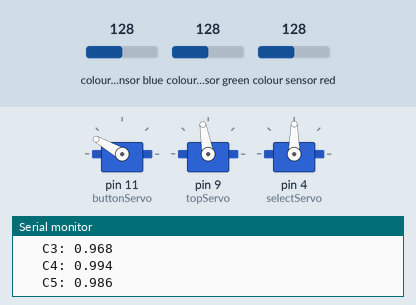
A sketch run on a simulated Arduino Uno, built with avr-gcc and run on an emulated ATmega328P. On the bench: 3 × servo, the last lines printed to the serial monitor. The test bench sets the inputs (shaded band); at power-on: colour sensor blue 128, colour sensor green 128, colour sensor red 128.

Above: at 1.29 s.
1.7 s: colour sensor blue set to 123
At 2.47 s:
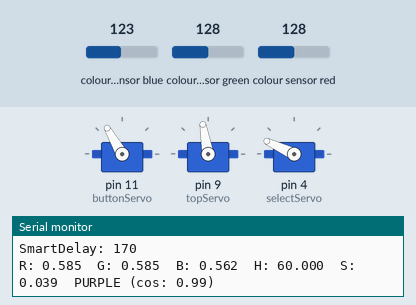
4.7 s: colour sensor green set to 118
At 5.41 s:
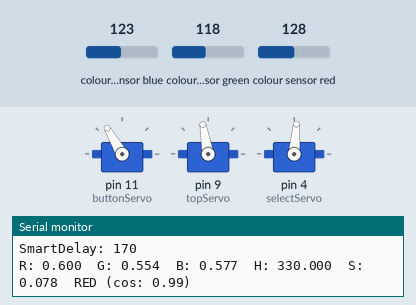
7.7 s: colour sensor red set to 153
10.7 s: colour sensor red set to 159
At 10.9 s:
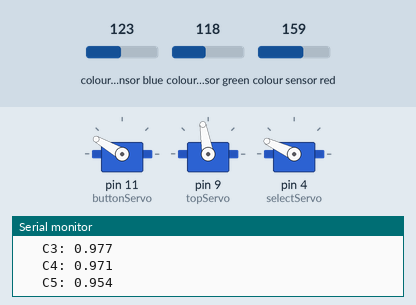
13.7 s: colour sensor blue set to 5
At 14.2 s:
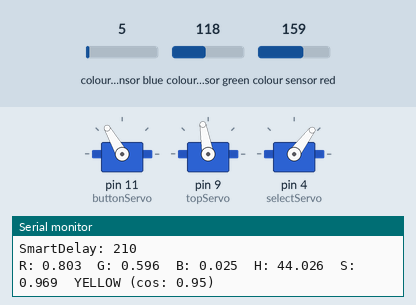
16.7 s: colour sensor red set to 5
At 17.14 s:
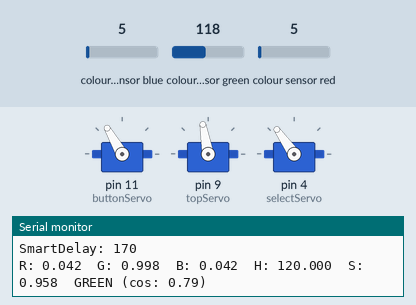
Timing chart, 0 to 20.7 s (numbered marks = the images above; inputs shaded):
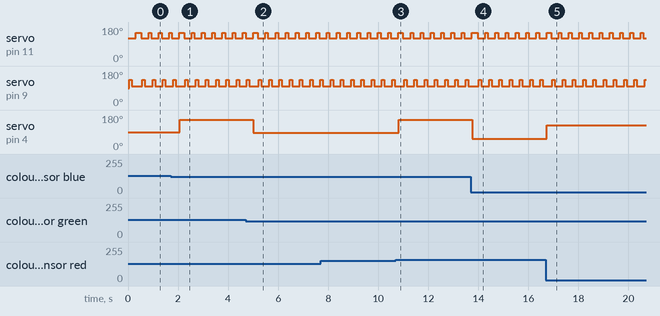

The sketch:

MonsterSorter.ino
```cpp
#include <Wire.h>
#include "Adafruit_TCS34725.h"
#include <Servo.h>

// Example code for the Adafruit TCS34725 breakout library applied to Skittle colour classification.
// This example uses RGB vectors for classification.  It also converts the RGB vector to a HSB colourspace,
// which is likely more robust for this classification, but does not implement the HSB classification.
// (If you change to HSB, you will likely only need hue and saturation, and not brightness).

// More information:
// Breakout board: https://www.adafruit.com/product/1334
// Library: https://github.com/adafruit/Adafruit_TCS34725
// Installation instructions: https://learn.adafruit.com/adafruit-all-about-arduino-libraries-install-use/how-to-install-a-library


// Initialise TCS24725 with specific int time and gain values
// Note: 2-4 millisecond integration (sampling) times mean we can sample at about 250-500Hz
Adafruit_TCS34725 tcs = Adafruit_TCS34725(TCS34725_INTEGRATIONTIME_2_4MS, TCS34725_GAIN_1X);

/*
 * Global colour sensing variables
 */

#define NUM_COLORS  6

// Skittle colours to indices
#define COL_RED     0
#define COL_GREEN   1
#define COL_ORANGE  2
#define COL_YELLOW  3
#define COL_PURPLE  4
#define COL_NOTHING 5

// Names for colours
#define COLNAME_RED     "RED"
#define COLNAME_GREEN   "GREEN"
#define COLNAME_ORANGE  "ORANGE"
#define COLNAME_YELLOW  "YELLOW"
#define COLNAME_PURPLE  "PURPLE"
#define COLNAME_NOTHING "NOTHING"

// RGB channels in the array
#define CHANNEL_R   0
#define CHANNEL_G   1
#define CHANNEL_B   2

// Training colours (populate these manually, but these vectors must be of unit length (i.e. length 1))
float trainingColors[3][NUM_COLORS];    // 3(rgb) x NUM_COLORS.

// Last read colour
float rNorm = 0.0f;
float gNorm = 0.0f;
float bNorm = 0.0f;
float hue = 0.0f;
float saturation = 0.0f;
float brightness = 0.0f;

// Last classified class
int lastClass = -1;
float lastCosine = 0;


// servo
Servo servo1;
Servo servo2;
Servo servo3;
Servo servo4;
int buttonServo = 11;
int topServo = 9;
int selectServo = 4;
int vibeServo = 3;

int value = 0;
int add = 5;

/*
 * Colour sensing
 */
void initializeTrainingColors() {
  // Skittle: red
  trainingColors[CHANNEL_R][COL_RED] = 0.640;
  trainingColors[CHANNEL_G][COL_RED] = 0.560;
  trainingColors[CHANNEL_B][COL_RED] = 0.513;

  // Skittle: green
  trainingColors[CHANNEL_R][COL_GREEN] = 0.452;
  trainingColors[CHANNEL_G][COL_GREEN] = 0.754;
  trainingColors[CHANNEL_B][COL_GREEN] = 0.477;

  // Skittle: orange
  trainingColors[CHANNEL_R][COL_ORANGE] = 0.781;
  trainingColors[CHANNEL_G][COL_ORANGE] = 0.519;
  trainingColors[CHANNEL_B][COL_ORANGE] = 0.374;

  // Skittle: yellow
  trainingColors[CHANNEL_R][COL_YELLOW] = 0.689;
  trainingColors[CHANNEL_G][COL_YELLOW] = 0.660;
  trainingColors[CHANNEL_B][COL_YELLOW] = 0.328;

  // Skittle: purple
  trainingColors[CHANNEL_R][COL_PURPLE] = 0.497;
  trainingColors[CHANNEL_G][COL_PURPLE] = 0.650;
  trainingColors[CHANNEL_B][COL_PURPLE] = 0.574;

  // Nothing
  trainingColors[CHANNEL_R][COL_NOTHING] = 0.437;
  trainingColors[CHANNEL_G][COL_NOTHING] = 0.675;
  trainingColors[CHANNEL_B][COL_NOTHING] = 0.595;
}

/*void initializeTrainingColors() {     // function backup
  // Skittle: red
  trainingColors[CHANNEL_R][COL_RED] = 0.567;
  trainingColors[CHANNEL_G][COL_RED] = 0.621;
  trainingColors[CHANNEL_B][COL_RED] = 0.540;

  // Skittle: green
  trainingColors[CHANNEL_R][COL_GREEN] = 0.445;
  trainingColors[CHANNEL_G][COL_GREEN] = 0.735;
  trainingColors[CHANNEL_B][COL_GREEN] = 0.512;

  // Skittle: orange
  trainingColors[CHANNEL_R][COL_ORANGE] = 0.681;
  trainingColors[CHANNEL_G][COL_ORANGE] = 0.570;
  trainingColors[CHANNEL_B][COL_ORANGE] = 0.460;

  // Skittle: yellow
  trainingColors[CHANNEL_R][COL_YELLOW] = 0.611;
  trainingColors[CHANNEL_G][COL_YELLOW] = 0.669;
  trainingColors[CHANNEL_B][COL_YELLOW] = 0.422;

  // Skittle: purple
  trainingColors[CHANNEL_R][COL_PURPLE] = 0.484;
  trainingColors[CHANNEL_G][COL_PURPLE] = 0.645;
  trainingColors[CHANNEL_B][COL_PURPLE] = 0.591;

  // Nothing
  trainingColors[CHANNEL_R][COL_NOTHING] = 0.448;
  trainingColors[CHANNEL_G][COL_NOTHING] = 0.665;
  trainingColors[CHANNEL_B][COL_NOTHING] = 0.605;
}*/


void getNormalizedColor() {
  uint16_t r, g, b, c, colorTemp, lux;
  tcs.getRawData(&r, &g, &b, &c);

  float lenVec = sqrt((float)r*(float)r + (float)g*(float)g + (float)b*(float)b);

  // Note: the Arduino only has 2k of RAM, so rNorm/gNorm/bNorm are global variables.
  rNorm = (float)r/lenVec;
  gNorm = (float)g/lenVec;
  bNorm = (float)b/lenVec;

  // Also convert to HSB:
  //RGBtoHSV(rNorm, gNorm, bNorm, &hue, &saturation, &brightness);
}


int getColorClass() {
  float distances[NUM_COLORS] = {0.0f};

  // Step 1: Compute the cosine similarity between the query vector and all the training colours.
  for (int i=0; i<NUM_COLORS; i++) {
    // For normalized (unit length) vectors, the cosine similarity is the same as the dot product of the two vectors.
    float cosineSimilarity = rNorm*trainingColors[CHANNEL_R][i] + gNorm*trainingColors[CHANNEL_G][i] + bNorm*trainingColors[CHANNEL_B][i];
    distances[i] = cosineSimilarity;

    // DEBUG: Output cosines
    Serial.print("   C"); Serial.print(i); Serial.print(": "); Serial.println(cosineSimilarity, 3);
  }

  // Step 2: Find the vector with the highest cosine (meaning, the closest to the training color)
  float maxVal = distances[0];
  int maxIdx = 0;
  for (int i=0; i<NUM_COLORS; i++) {
    if (distances[i] > maxVal) {
      maxVal = distances[i];
      maxIdx = i;
    }
  }

  // Step 3: Return the index of the minimum color
  lastCosine = maxVal;
  lastClass = maxIdx;
  return maxIdx;
}


// Convert from colour index to colour name.
void printColourName(int colIdx) {
  switch (colIdx) {
    case COL_RED:
      Serial.print(COLNAME_RED);
      break;
    case COL_GREEN:
      Serial.print(COLNAME_GREEN);
      break;
    case COL_ORANGE:
      Serial.print(COLNAME_ORANGE);
      break;
    case COL_YELLOW:
      Serial.print(COLNAME_YELLOW);
      break;
    case COL_PURPLE:
      Serial.print(COLNAME_PURPLE);
      break;
    case COL_NOTHING:
      Serial.print(COLNAME_NOTHING);
      break;
    default:
      Serial.print("ERROR");
      break;
  }
}

/*
 * Colour converstion
 */

// RGB to HSV.  From https://www.cs.rit.edu/~ncs/color/t_convert.html .
void RGBtoHSV( float r, float g, float b, float *h, float *s, float *v ) {
  float minVal = min(min(r, g), b);
  float maxVal = max(max(r, g), b);
  *v = maxVal;       // v
  float delta = maxVal - minVal;
  if( maxVal != 0 )
    *s = delta / maxVal;   // s
  else {
    // r = g = b = 0    // s = 0, v is undefined
    *s = 0;
    *h = -1;
    return;
  }
  if( r == maxVal )
    *h = ( g - b ) / delta;   // between yellow & magenta
  else if( g == maxVal )
    *h = 2 + ( b - r ) / delta; // between cyan & yellow
  else
    *h = 4 + ( r - g ) / delta; // between magenta & cyan
  *h *= 60;       // degrees
  if( *h < 0 )
    *h += 360;
}


/*
 * Main Arduino functions
 */

void setup(void) {
  Serial.begin(115200);

  // Populate array of training colours for classification.
  initializeTrainingColors();

  if (tcs.begin()) {
    Serial.println("Found sensor");\
  } else {
    Serial.println("No TCS34725 found ... check your connections");
    while (1);
  }

  // servo part
  servo1.attach(buttonServo);
  servo2.attach(topServo);
  servo3.attach(selectServo);
  //servo4.attach(vibeServo);


  // Now we're ready to get readings!
}

int preLocation = 0;
int location = 0; //orange is 1, yellow is 2, purple is 3, green is 4, red is 5
int smartdelay = 0;

void loop(void) {
  servo1.write(120);
  delay(50);
  servo2.write(135);
  delay(100);
  servo2.write(100);

//vibeServo
  /*value++;
  if(value == 2){
    servo4.write(0);
  }
  if(value == 3){
    servo4.write(180);
  }
  if(value == 3){
    value = 1;
  }*/

  delay(100);
  // Step 1: Get normalized colour vector
  getNormalizedColor();
  servo1.write(150);    // open bottonServo
  delay(10);

  // Also convert to HSB:
  RGBtoHSV(rNorm, gNorm, bNorm, &hue, &saturation, &brightness);    // this function was in getNormalizedColor()

  int colClass = getColorClass();

  /*servo1.write(130);
  getNormalizedColor();
  int colClass2 = getColorClass();

  if(colClass != colClass2){
    Serial.println("NOT SAME");
    Serial.println();
    Serial.println();
    Serial.println();
    Serial.println();
    Serial.println("NOT SAME");
  }*/

  switch (colClass) {
    case COL_RED:   // 0 - 60
      if(saturation > 0.39){
        servo3.write(25); // go orange
        location = 1;
        //delay(180);
        break;
      }
      if(hue > 80){
        servo3.write(85); // go purple
        location = 3;
        break;
      }
      servo3.write(155);
      location = 5;
      //delay(180);
      break;
    case COL_GREEN:
      servo3.write(125);
      location = 4;
      //delay(80);
      break;
    case COL_ORANGE:  // 0.35 up
      if(saturation < 0.41){
        servo3.write(155); // go red
        //delay(180);
        location = 5;
        break;
      }
      if(hue > 33){
        servo3.write(53); // go yellow
        //delay(80);
        location = 2;
        break;
      }
      servo3.write(25);
      //delay(180);
      location = 1;
      break;
    case COL_YELLOW:
      if(hue < 33){
        servo3.write(25); // go orange
        //delay(180);
        location = 1;
        break;
      }
      servo3.write(53);
      location = 2;
      //delay(80);
      break;
    case COL_PURPLE:
      if(hue < 80){
        servo3.write(155);  // go red
        location = 5;
        //delay(180);
        break;
      }
      location = 3;
      servo3.write(90);
      break;
    case COL_NOTHING:
      if(hue < 80){
        servo3.write(155);  // go red
        location = 5;
        //delay(180);
        break;
      }
      servo3.write(90);
      location = 3;
      break;
    default:
      Serial.print("ERROR");
      break;
  }

  //smartdelay
  smartdelay = abs(preLocation - location)*40+90;
  delay(smartdelay);
  preLocation = location;
  //delay(100);
  Serial.print("SmartDelay: ");
  Serial.println(smartdelay);


  // Step 2: Output colour
  Serial.print("R: "); Serial.print(rNorm, 3); Serial.print("  ");
  Serial.print("G: "); Serial.print(gNorm, 3); Serial.print("  ");
  Serial.print("B: "); Serial.print(bNorm, 3); Serial.print("  ");
  Serial.print("H: "); Serial.print(hue, 3); Serial.print("  ");
  Serial.print("S: "); Serial.print(saturation, 3); Serial.print("  ");
  //Serial.print("B: "); Serial.print(brightness, 3); Serial.print("  ");

  printColourName(colClass);


  Serial.print(" (cos: "); Serial.print(lastCosine); Serial.print(") ");
  Serial.println("");
  //servo1.write(150);

  //servo3.write(53);

  //delay(50);

}
```

Measured:
- the behaviour switches between 128 and 127 on colour sensor blue (found by bisection; images 0 and 1)
- the behaviour switches between 123 and 122 on colour sensor green (found by bisection; images 1 and 2)
- the behaviour switches between 155 and 156 on colour sensor red (found by bisection; images 2 and 3)
- after the input at 1.7 s, servo on pin 4 (selectServo): 90° → 155° after 0.37 s
- after the input at 4.7 s, servo on pin 4 (selectServo): 155° → 85° after 0.31 s
- after the input at 10.7 s, servo on pin 4 (selectServo): 85° → 155° after 0.12 s
- after the input at 13.7 s, servo on pin 4 (selectServo): 155° → 53° after 0.06 s
- after the input at 16.7 s, servo on pin 4 (selectServo): 53° → 125° at once
